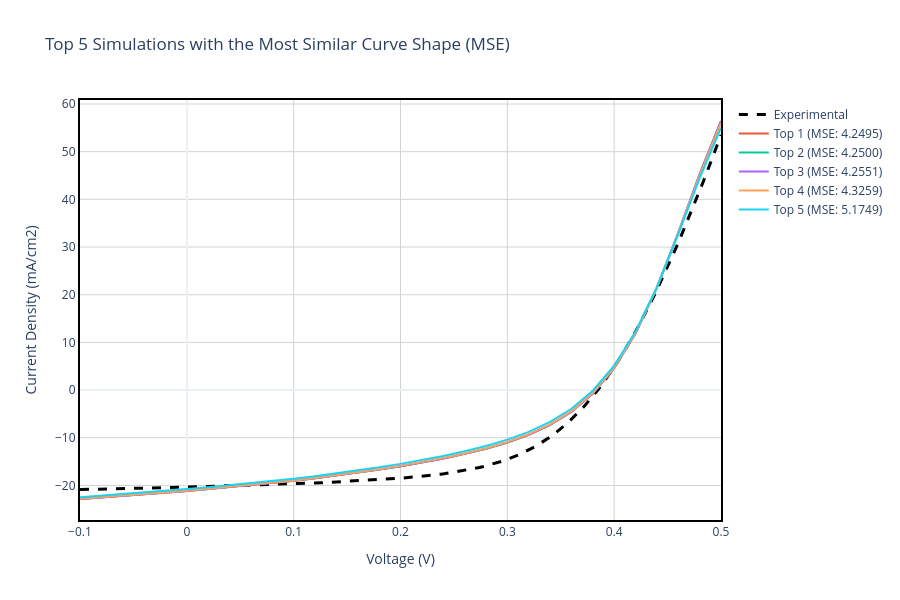

Notebook code for this chart:
### Markdown cell above
## Section 5: Shape-Based Comparison Using Mean Squared Error (MSE)

### Motivation
While parameter-based matching identifies designs meeting target specifications, it does not guarantee realistic device physics. Two J-V curves can have identical parameters but very different shapes, indicating different dominant loss mechanisms. This section employs a **shape-matching algorithm** to identify simulations whose curve morphology most closely resembles the experimental measurement.

### Mathematical Approach
For each simulation, we:

1. **Interpolate** the simulated J-V curve to the exact voltages measured in the experiment
2. **Calculate Mean Squared Error** in the overlapping voltage range:

$$\text{MSE} = \frac{1}{N} \sum_{i=1}^{N} \left(J_i^{exp} - J_i^{sim}(V_i)\right)^2$$

where $J^{exp}$ is experimental current density at measured voltages, $J^{sim}(V_i)$ is interpolated simulated current density at those same voltages, and $N$ is the number of measurement points.

3. **Identify** the top 5 simulations with **lowest MSE** values

### Interpretation
Lower MSE values indicate better agreement in curve shape. This metric is sensitive to:
- The "knee" or transition region of the J-V curve (determined by series/shunt resistance and ideality factors)
- Overall current deficit and voltage losses
- Non-ideal behavior like S-shaped curves or kinks caused by interface barriers

### Comparison with Parameter-Based Matching
- **Parameter-based**: Focuses on specific values ($V_{oc}$, $J_{sc}$, $FF$, $\eta$)
- **Shape-based (MSE)**: Focuses on the entire curve morphology and transition characteristics

Together, these approaches provide complementary insights into which simulations best capture experimental device behavior.

### Code cell
for d in scaps_data:
    v_sim = d['v(V)']
    j_sim = d['jtot(mA/cm2)']
    
    # Create an interpolator to compare with the exact voltages measured in the lab
    interp_func = interp1d(v_sim, j_sim, kind='linear', fill_value="extrapolate")
    
    # Evaluate only in the overlapping region (common Voltage Range)
    v_min, v_max = max(v_sim.min(), exp_data['v(V)'].min()), min(v_sim.max(), exp_data['v(V)'].max())
    valid_exp = exp_data[(exp_data['v(V)'] >= v_min) & (exp_data['v(V)'] <= v_max)]
    
    if len(valid_exp) > 5:
        j_sim_interp = interp_func(valid_exp['v(V)'])
        mse = mean_squared_error(valid_exp['jtot(mA/cm2)'], j_sim_interp)
        d['mse'] = mse
    else:
        d['mse'] = float('inf')

top_5_mse = sorted(scaps_data, key=lambda x: x.get('mse', float('inf')))[:5]

# Extract defect density information from SCAPS file for top 5 MSE
# Use the original simulation file already loaded (sim_df_raw has all the data)
sim_df_raw_full = sim_df_raw

# Create a mapping of labels to defect densities
defect_density_map = {}
for idx in batch_indices:
    param_name = str(sim_df_raw_full.iloc[idx + 1, 0]).strip()
    param_val = str(sim_df_raw_full.iloc[idx + 1, 1]).strip()
    label = f"{param_name} {param_val}"
    
    # Search for defect density in the following rows
    defect_densities = []
    for j in range(idx, min(idx + 150, len(sim_df_raw_full))):
        cell_val = str(sim_df_raw_full.iloc[j, 0]).strip()
        if 'defect' in cell_val.lower() and 'total defect density' in cell_val.lower():
            defect_densities.append(cell_val)
    
    if defect_densities:
        defect_density_map[label] = defect_densities

# Print defect density data for top 5 MSE matches to terminal
print("\n" + "="*120)
print("TOP 5 MSE MATCHES - DEFECT DENSITY INFORMATION")
print("="*120)
for i, d in enumerate(top_5_mse):
    print(f"\n🔍 Top {i+1} (MSE: {d['mse']:.6f}) - {d['label']}")
    if d['label'] in defect_density_map:
        for defect_info in defect_density_map[d['label']]:
            print(f"   {defect_info}")
    else:
        print(f"   [Defect density data not found]")
print("="*120)

# ------------------ PLOT 4: TOP 5 VS EXPERIMENTAL (MSE SHAPE) ------------------
fig4 = go.Figure()
fig4.add_trace(go.Scatter(
    x=exp_data['v(V)'], y=exp_data['jtot(mA/cm2)'], 
    mode='lines', name='Experimental', line=dict(color='black', dash='dash', width=3)
))

for i, d in enumerate(top_5_mse):
    v_filtered = d['v(V)']
    j_filtered = d['jtot(mA/cm2)']
    
    hover_text = f"<b>{d['label']}</b><br>MSE: {d['mse']:.4f}"
    fig4.add_trace(go.Scatter(
        x=v_filtered, y=j_filtered, mode='lines', 
        name=f"Top {i+1} (MSE: {d['mse']:.4f})", hoverinfo='text', hovertext=hover_text
    ))

fig4.update_xaxes(showline=True, linewidth=2, linecolor='black', mirror=True)
fig4.update_yaxes(showline=True, linewidth=2, linecolor='black', mirror=True)
fig4.update_layout(
    title='Top 5 Simulations with the Most Similar Curve Shape (MSE)',
    xaxis_title='Voltage (V)', yaxis_title='Current Density (mA/cm2)',
    hovermode='closest', template='plotly_white', width=900, height=600,
    plot_bgcolor='white',
    xaxis=dict(showgrid=True, gridwidth=1, gridcolor='lightgray'),
    yaxis=dict(showgrid=True, gridwidth=1, gridcolor='lightgray')
)
fig4.show()
fig4.write_image(os.path.join(plots_dir, 'Top5_MSE_Shape.png'), width=900, height=600)
print(f"✅ Saved Plot 4 to {plots_dir}/Top5_MSE_Shape.png")

### Figure 1 — Plotly figure (JSON) as saved in the notebook; plotly's stock layout.template omitted (floating-point values rounded to 4 significant figures; data arrays with more than 128 entries replaced by an {"elided": "..."} marker saying what was removed)
{"data": [{"line": {"color": "black", "dash": "dash", "width": 3}, "mode": "lines", "name": "Experimental", "type": "scatter", "x": {"elided": "200 float values"}, "y": {"elided": "200 float values"}}, {"hoverinfo": "text", "hovertext": "<b>Sb2Se3 / CdS (I1)>>Defect 1>>total density [1/cm²]: 5.00e+11</b><br>MSE: 4.2495", "mode": "lines", "name": "Top 1 (MSE: 4.2495)", "type": "scatter", "x": [-0.1, -0.08, -0.06, -0.04, -0.02, 0.0, 0.02, 0.04, 0.06, 0.08, 0.1, 0.12, 0.14, 0.16, 0.18, 0.2, 0.22, 0.24, 0.26, 0.28, 0.3, 0.32, 0.34, 0.36, 0.38, 0.4, 0.42, 0.44, 0.46, 0.48, 0.5], "y": [-22.84, -22.53, -22.2, -21.86, -21.51, -21.14, -20.76, -20.36, -19.93, -19.48, -18.99, -18.48, -17.92, -17.32, -16.67, -15.96, -15.19, -14.34, -13.38, -12.28, -10.98, -9.379, -7.313, -4.543, -0.7215, 4.602, 11.91, 21.47, 33.0, 45.27, 56.44]}, {"hoverinfo": "text", "hovertext": "<b>Sb2Se3 / CdS (I1)>>Defect 1>>total density [1/cm²]: 5.00e+11</b><br>MSE: 4.2500", "mode": "lines", "name": "Top 2 (MSE: 4.2500)", "type": "scatter", "x": [-0.1, -0.08, -0.06, -0.04, -0.02, 0.0, 0.02, 0.04, 0.06, 0.08, 0.1, 0.12, 0.14, 0.16, 0.18, 0.2, 0.22, 0.24, 0.26, 0.28, 0.3, 0.32, 0.34, 0.36, 0.38, 0.4, 0.42, 0.44, 0.46, 0.48, 0.5], "y": [-22.84, -22.53, -22.2, -21.86, -21.51, -21.14, -20.76, -20.36, -19.93, -19.48, -18.99, -18.48, -17.92, -17.32, -16.67, -15.96, -15.19, -14.34, -13.38, -12.28, -10.98, -9.378, -7.312, -4.542, -0.7202, 4.603, 11.91, 21.47, 33.0, 45.26, 56.43]}, {"hoverinfo": "text", "hovertext": "<b>Sb2Se3 / CdS (I1)>>Defect 1>>total density [1/cm²]: 5.00e+11</b><br>MSE: 4.2551", "mode": "lines", "name": "Top 3 (MSE: 4.2551)", "type": "scatter", "x": [-0.1, -0.08, -0.06, -0.04, -0.02, 0.0, 0.02, 0.04, 0.06, 0.08, 0.1, 0.12, 0.14, 0.16, 0.18, 0.2, 0.22, 0.24, 0.26, 0.28, 0.3, 0.32, 0.34, 0.36, 0.38, 0.4, 0.42, 0.44, 0.46, 0.48, 0.5], "y": [-22.84, -22.52, -22.2, -21.86, -21.51, -21.14, -20.75, -20.35, -19.92, -19.47, -18.99, -18.47, -17.92, -17.31, -16.66, -15.96, -15.18, -14.33, -13.37, -12.27, -10.97, -9.368, -7.3, -4.529, -0.7078, 4.614, 11.92, 21.47, 32.99, 45.24, 56.39]}, {"hoverinfo": "text", "hovertext": "<b>Sb2Se3 / CdS (I1)>>Defect 1>>total density [1/cm²]: 5.00e+11</b><br>MSE: 4.3259", "mode": "lines", "name": "Top 4 (MSE: 4.3259)", "type": "scatter", "x": [-0.1, -0.08, -0.06, -0.04, -0.02, 0.0, 0.02, 0.04, 0.06, 0.08, 0.1, 0.12, 0.14, 0.16, 0.18, 0.2, 0.22, 0.24, 0.26, 0.28, 0.3, 0.32, 0.34, 0.36, 0.38, 0.4, 0.42, 0.44, 0.46, 0.48, 0.5], "y": [-22.8, -22.48, -22.16, -21.82, -21.46, -21.09, -20.71, -20.3, -19.88, -19.42, -18.94, -18.42, -17.86, -17.26, -16.6, -15.89, -15.12, -14.26, -13.3, -12.19, -10.88, -9.271, -7.197, -4.421, -0.5982, 4.717, 11.99, 21.5, 32.92, 45.04, 56.04]}, {"hoverinfo": "text", "hovertext": "<b>Sb2Se3 / CdS (I1)>>Defect 1>>total density [1/cm²]: 5.00e+11</b><br>MSE: 5.1749", "mode": "lines", "name": "Top 5 (MSE: 5.1749)", "type": "scatter", "x": [-0.1, -0.08, -0.06, -0.04, -0.02, 0.0, 0.02, 0.04, 0.06, 0.08, 0.1, 0.12, 0.14, 0.16, 0.18, 0.2, 0.22, 0.24, 0.26, 0.28, 0.3, 0.32, 0.34, 0.36, 0.38, 0.4, 0.42, 0.44, 0.46, 0.48, 0.5], "y": [-22.49, -22.17, -21.84, -21.49, -21.14, -20.76, -20.37, -19.96, -19.53, -19.07, -18.57, -18.05, -17.48, -16.86, -16.2, -15.47, -14.68, -13.81, -12.83, -11.71, -10.38, -8.76, -6.681, -3.912, -0.1205, 5.125, 12.27, 21.57, 32.7, 44.44, 55.03]}], "layout": {"height": 600, "hovermode": "closest", "plot_bgcolor": "white", "title": {"text": "Top 5 Simulations with the Most Similar Curve Shape (MSE)"}, "width": 900, "xaxis": {"gridcolor": "lightgray", "gridwidth": 1, "linecolor": "black", "linewidth": 2, "mirror": true, "showgrid": true, "showline": true, "title": {"text": "Voltage (V)"}}, "yaxis": {"gridcolor": "lightgray", "gridwidth": 1, "linecolor": "black", "linewidth": 2, "mirror": true, "showgrid": true, "showline": true, "title": {"text": "Current Density (mA/cm2)"}}}}
